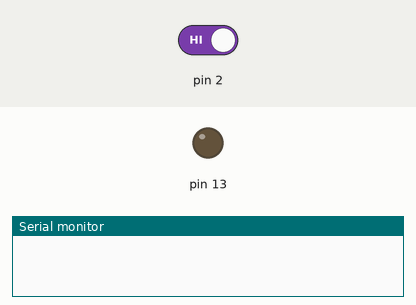
This sketch was run on a simulated Arduino Uno, built with avr-gcc and run on an emulated ATmega328P. On the bench: output pins drawn as LEDs (lit = HIGH), the last lines printed to the serial monitor. The test bench sets the inputs (shaded band); at power-on: pin 2 HIGH.

Above: at 1.2 s.
1.3 s: pin 2 driven LOW
At 2.1 s:
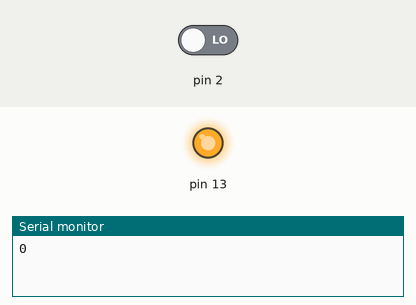
2.8 s: pin 2 driven HIGH
At 3.2 s:
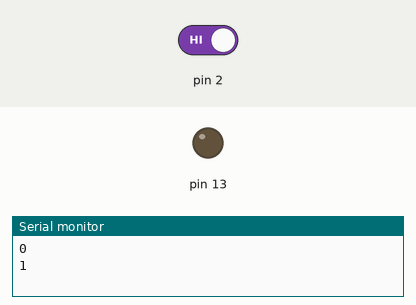
Timing chart, 0 to 5.8 s (numbered marks = the images above; inputs shaded):
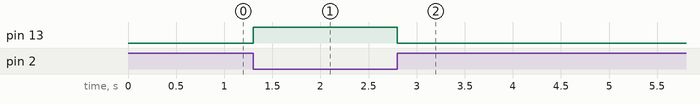

The sketch:

button_press.ino
```cpp
// https://www.youtube.com/watch?v=wxjerCHCEMg
// https://www.arduino.cc/en/Tutorial/Button

int prevSensorVal = HIGH;

void setup(){
  Serial.begin(9600);
  // pinMode(2, INPUT_PULLUP);
  pinMode(2, INPUT);
  pinMode(13, OUTPUT);
}

void loop(){
  int sensorVal = digitalRead(2);

  if(sensorVal != prevSensorVal)
  {
    Serial.println(sensorVal);
    prevSensorVal = sensorVal;
  }

  if (sensorVal == HIGH) {
    digitalWrite(13, LOW);
  }
  else {
    digitalWrite(13, HIGH);
  }
}
```

Measured:
- after the input at 1.3 s, pin 13: LOW → HIGH at once
- after the input at 2.8 s, pin 13: HIGH → LOW at once
